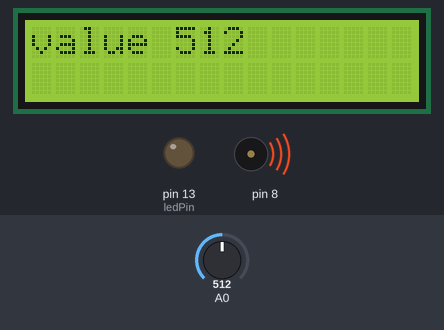
Simulated run of this sketch. Board: Arduino Uno, built with avr-gcc and run on an emulated ATmega328P. Shown: 16×2 character LCD, output pins drawn as LEDs (lit = HIGH), buzzer (waves = sounding). The test bench sets the inputs (shaded band); at power-on: A0 = 512.

Above: at 2.2 s.
2.3 s: A0 set to 716
At 3.2 s:
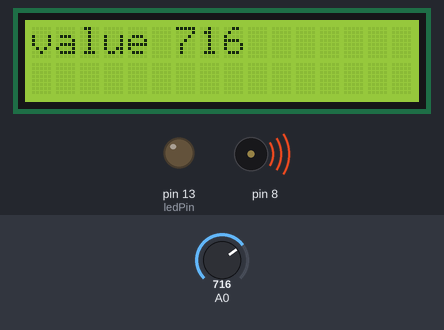
3.8 s: A0 set to 900
At 4.1 s:
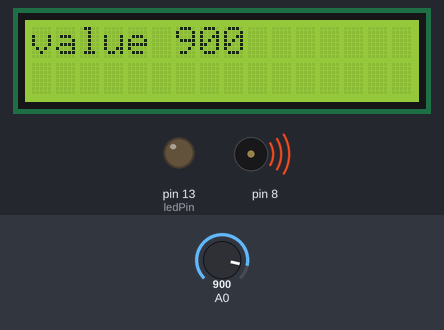
5.3 s: A0 set to 1010
At 6.8 s:
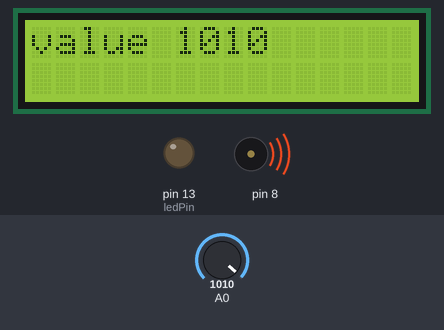
Timing chart, 0 to 8.3 s (numbered marks = the images above; inputs shaded):
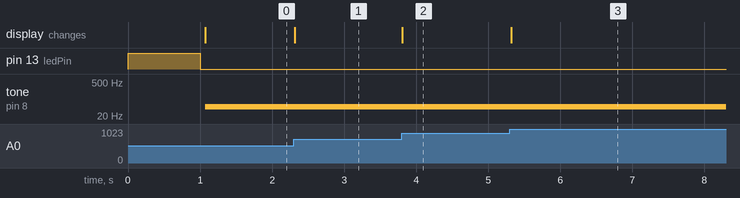

The sketch:

06_theremin.ino
```cpp
#include <Wire.h>
#include <LiquidCrystal_I2C.h>
LiquidCrystal_I2C lcd(0x27, 16, 2);

//regular stuff
int sensorValue;
int sensorLow = 1023;
int sensorHigh = 0;
const int ledPin = 13;

void setup() {
    pinMode(ledPin, OUTPUT);
    digitalWrite(ledPin, HIGH);

    while (millis() < 1000) {
        sensorValue = analogRead(A0);

        if (sensorValue > sensorHigh) {
            sensorHigh = sensorValue;
        }

        if (sensorValue < sensorLow) {
            sensorLow = sensorValue;
        }
    }

    digitalWrite(ledPin, LOW);
    lcd.init();
    lcd.print("value ");
    lcd.backlight();
}

void loop() {
    sensorValue = analogRead(A0);
    int pitch = map(sensorValue, sensorLow, sensorHigh, 50, 4000);
    tone(8, pitch, 20);

    //display
    lcd.setCursor(6, 0);
    lcd.print(sensorValue);
    delay(10);
}
```

Alignment_area.cpp
```cpp
// Format Document: Shift + Alt + f
// Paste below:
```

Measured:
- after the input at 2.3 s, the display: changes at once (image 1)
- after the input at 3.8 s, the display: changes at once (image 2)
- after the input at 5.3 s, the display: changes at once (image 3)
